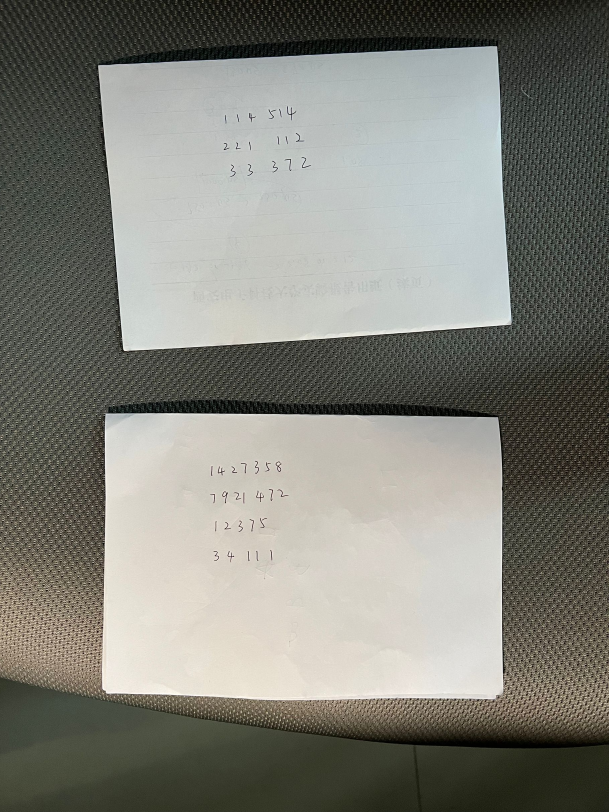
#> input picture example/test2.png, 1827 x 2436 px (shown at 1/3 size)
$ python paperdetect.py
#> lines starting #> are read from the running program, lines starting #| are printed output that depends on the picture; after the words box and inside, x2 and y2 are one past the last pixel; in counts of white or black regions, pixels touching at a corner belong together
### line_detect.py
import cv2
import numpy as np


def detect_text_lines(img, min_area=500, max_distance=50):
    #####有两个阈值min_area，max_distance，字面意思
    # 初始化矩形列表
    rects = []
    # 将图像转换为灰度图像
    gray = cv2.cvtColor(img, cv2.COLOR_BGR2GRAY)
    # 应用二值化阈值
    _, binary = cv2.threshold(gray, 0, 255, cv2.THRESH_OTSU | cv2.THRESH_BINARY)
    # 创建矩形结构元素
    rec = cv2.getStructuringElement(cv2.MORPH_RECT, (50, 3))
    # 腐蚀二值图像
    dilate0 = cv2.erode(binary, rec)
    # 反转腐蚀后的图像
    erode2 = cv2.bitwise_not(dilate0)
    # 查找轮廓
    counts, _ = cv2.findContours(erode2, cv2.RETR_LIST, cv2.CHAIN_APPROX_SIMPLE)
    # 遍历每个轮廓
    for i in range(len(counts)):
        # 如果轮廓面积小于最小面积，则忽略该轮廓
        if cv2.contourArea(counts[i]) < min_area:
            continue
        # 计算轮廓的边界矩形
        rect1 = cv2.boundingRect(counts[i])
        # 将边界矩形添加到矩形列表中
        rects.append(rect1)

    # 删除包含在较大文本框中的较小文本框
    final_rects = []
    for rect1 in rects:
        x1, y1, w1, h1 = rect1
        is_contained = False
        for rect2 in rects:
            x2, y2, w2, h2 = rect2
            if x1 > x2 and y1 > y2 and x1 + w1 < x2 + w2 and y1 + h1 < y2 + h2:
                is_contained = True
                break
        if not is_contained:
            final_rects.append(rect1)

    # 合并附近的文本框
    merged_rects = []
    for rect1 in final_rects:
        x1, y1, w1, h1 = rect1
        is_merged = False
        for i in range(len(merged_rects)):
            rect2 = merged_rects[i]
            x2, y2, w2, h2 = rect2
            if abs(y1 - y2) <= max_distance:
                merged_rects[i] = (
                    min(x1, x2), min(y1, y2), max(x1 + w1, x2 + w2) - min(x1, x2), max(y1 + h1, y2 + h2) - min(y1, y2))
                is_merged = True
                break
        if not is_merged:
            merged_rects.append(rect1)

    return merged_rects


def line_detect(img):
    # Detect text lines
    rects = detect_text_lines(img)

    # Draw rectangles around detected text lines
    for rect in rects:
        x, y, w, h = rect
        cv2.rectangle(img, (x, y), (x + w, y + h), (0, 255, 0), 2)

    return img


# img = cv2.imread("./example/1.png")
# img = line_detect(img)
# cv2.imwrite('./temp/1er.jpg', img)

### paperdetect.py
import numpy as np
import cv2
from line_detect import line_detect
from pathlib import Path
def remove_duplicate_contours(contours, threshold):
    # 计算每个轮廓的中心点
    centers = []
    for c in contours:
        M = cv2.moments(c)
        if M["m00"] != 0:
            cX = int(M["m10"] / M["m00"])
            cY = int(M["m01"] / M["m00"])
            centers.append((cX, cY))
        else:
            centers.append((0, 0))

    # 检查并删除重复的轮廓
    new_contours = []
    for i in range(len(contours)):
        duplicate = False
        for j in range(i + 1, len(contours)):
            dist = np.linalg.norm(np.array(centers[i]) - np.array(centers[j]))
            if dist < threshold:
                duplicate = True
                break
        if not duplicate:
            new_contours.append(contours[i])

    return new_contours


def resize(image, width=None, height=None, inter=cv2.INTER_AREA):
    dim = None
    (h, w) = image.shape[:2]
    if width is None and height is None:
        return image
    if width is None:
        r = height / float(h)
        dim = (int(w * r), height)
    else:
        r = width / float(w)
        dim = (width, int(h * r))
    resized = cv2.resize(image, dim, interpolation=inter)
    return resized


def order_points(pts):
    # 一共4个坐标点
    rect = np.zeros((4, 2), dtype="float32")

    # 按顺序找到对应坐标0123分别是 左上，右上，右下，左下
    # 计算左上，右下
    s = pts.sum(axis=1)
    rect[0] = pts[np.argmin(s)]
    rect[2] = pts[np.argmax(s)]

    # 计算右上和左下
    diff = np.diff(pts, axis=1)
    rect[1] = pts[np.argmin(diff)]
    rect[3] = pts[np.argmax(diff)]

    return rect


def four_point_transform(image, pts):
    # 获取输入坐标点
    rect = order_points(pts)
    (tl, tr, br, bl) = rect

    # 计算输入的w和h值
    widthA = np.sqrt(((br[0] - bl[0]) ** 2) + ((br[1] - bl[1]) ** 2))
    widthB = np.sqrt(((tr[0] - tl[0]) ** 2) + ((tr[1] - tl[1]) ** 2))
    maxWidth = max(int(widthA), int(widthB))

    heightA = np.sqrt(((tr[0] - br[0]) ** 2) + ((tr[1] - br[1]) ** 2))
    heightB = np.sqrt(((tl[0] - bl[0]) ** 2) + ((tl[1] - bl[1]) ** 2))
    maxHeight = max(int(heightA), int(heightB))

    # 变换后对应坐标位置
    dst = np.array([
        [0, 0],
        [maxWidth - 1, 0],
        [maxWidth - 1, maxHeight - 1],
        [0, maxHeight - 1]], dtype="float32")

    # 计算变换矩阵
    M = cv2.getPerspectiveTransform(rect, dst)
    warped = cv2.warpPerspective(image, M, (maxWidth, maxHeight))

    # 返回变换后结果
    return warped


def paper_detect(image):
    ratio = image.shape[0] / 500.0
    orig = image.copy()

    image = resize(orig, height=500)

    # 转灰度图
    gray = cv2.cvtColor(image, cv2.COLOR_BGR2GRAY)
    # 高斯滤波，去除噪音点
    gray = cv2.GaussianBlur(gray, (5, 5), 0)
    # 边缘检测
    edged = cv2.Canny(gray, 75, 200)

    # print('get edged')
    cv2.imwrite("./temp/edge.png", edged)

    cnts = cv2.findContours(edged.copy(), cv2.RETR_TREE, cv2.CHAIN_APPROX_SIMPLE)[0]
    cnts = sorted(cnts, key=cv2.contourArea, reverse=True)[:10]
    cnts = remove_duplicate_contours(cnts, threshold=5)
    screencnt = []
    for c in cnts:
        peri = cv2.arcLength(c, True)
        approx = cv2.approxPolyDP(c, 0.1 * peri, True)

        if len(approx) == 4:
            screencnt.append(approx)
    # 框起来调试
    i = 0

    for s in screencnt:
        contourpng = cv2.drawContours(image,[s],-1,(0,255,0),2)
        cv2.imwrite(f"./temp/contour{i}.png",contourpng)
        i += 1
    i = 0

    ##############
    warpeds = []
    for screen in screencnt:
        # cv2.imwrite("./temp/why.png",orig)
        warped = four_point_transform(orig, screen.reshape(4, 2) * ratio)
        warpeds.append(warped)
        # 把ref写入scan.jpg
        cv2.imwrite(f'./temp/scan{i}.jpg', warped)
        i+=1
    return warpeds
root = str(Path.cwd())
cn = 0
image=cv2.imread(root + '/example/test2.png')
#> image is the input picture: shape (2436, 1827, 3); mean B, G, R 121.9, 129.8, 129.8
print(1)
for i in paper_detect(image):
#> in paper_detect, `ratio = image.shape[0] / 500.0`: ratio = 4.87
#> in resize, `(h, w) = image.shape[:2]`: h = 2436; w = 1827
#> in resize, `r = height / float(h)`: r = 0.205
#> in resize, `dim = (int(w * r), height)`: dim = (375, 500)
#> in resize, `resized = cv2.resize(image, dim, interpolation=inter)`:
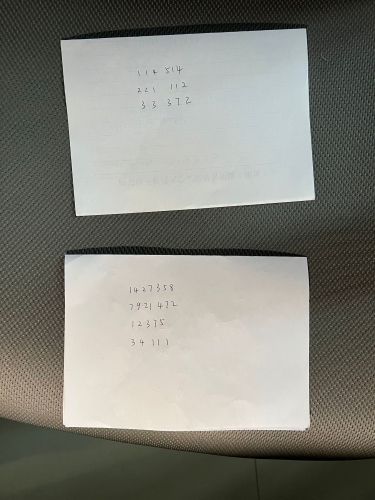
#> resized: shape (500, 375, 3); mean B, G, R 121.9, 129.8, 129.8
#> in paper_detect, `gray = cv2.GaussianBlur(gray, (5, 5), 0)`:
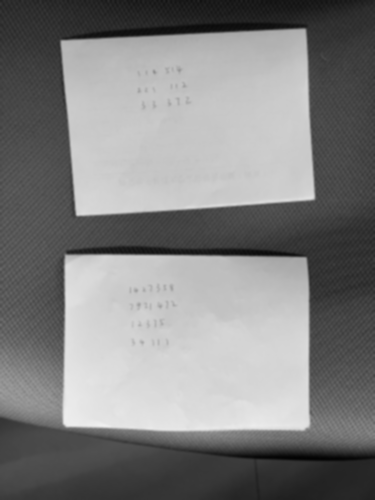
#> gray: shape (500, 375); min 3, max 240, mean 128.9
#> in paper_detect, `edged = cv2.Canny(gray, 75, 200)`:
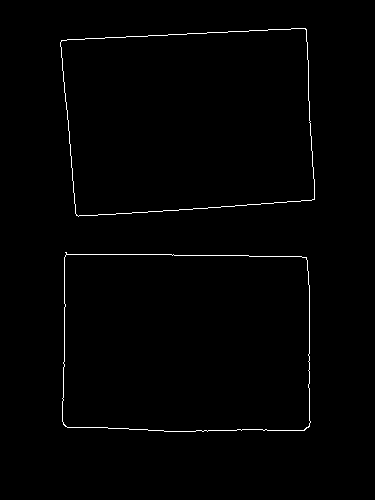
#> edged: shape (500, 375); 0.89% white in thin lines or dots, all inside (x1, y1, x2, y2) = (60, 28, 315, 432)
#> in paper_detect, `cnts = cv2.findContours(edged.copy(), cv2.RETR_TREE, cv2.CHAIN_APPROX_..`: cnts = 4 contours; box (x1, y1, x2, y2) and area: (62, 252, 311, 432) 42746, (62, 254, 311, 432) 42737, (60, 28, 315, 217) 42333, (60, 28, 315, 217) 42330
#> in paper_detect, `cnts = remove_duplicate_contours(cnts, threshold=5)`: cnts = 2 contours; box (x1, y1, x2, y2) and area: (62, 254, 311, 432) 42737, (60, 28, 315, 217) 42330
#> in paper_detect, `i = 0`: i = 0
#> in order_points, `rect = np.zeros((4, 2), dtype="float32")`: rect = [[0, 0], [0, 0], [0, 0], [0, 0]]
#> in order_points, `s = pts.sum(axis=1)`: s = [1559, 2738.1, 3576, 2406.8]
#> in order_points, `diff = np.diff(pts, axis=1)`: diff = [925.7, -233.9, 565.2, 1753.9]
#> in four_point_transform, `rect = order_points(pts)`: rect = [[316.7, 1242.4], [1486, 1252.1], [1505.4, 2070.6], [326.4, 2080.3]]
#> in four_point_transform, `(tl, tr, br, bl) = rect`: tl = [316.7, 1242.4]; tr = [1486, 1252.1]; br = [1505.4, 2070.6]; bl = [326.4, 2080.3]
#> in four_point_transform, `widthA = np.sqrt(((br[0] - bl[0]) ** 2) + ((br[1] - bl[1]) ** 2))`: widthA = 1179.1
#> in four_point_transform, `widthB = np.sqrt(((tr[0] - tl[0]) ** 2) + ((tr[1] - tl[1]) ** 2))`: widthB = 1169.3
#> in four_point_transform, `maxWidth = max(int(widthA), int(widthB))`: maxWidth = 1179
#> in four_point_transform, `heightA = np.sqrt(((tr[0] - br[0]) ** 2) + ((tr[1] - br[1]) ** 2))`: heightA = 818.7
#> in four_point_transform, `heightB = np.sqrt(((tl[0] - bl[0]) ** 2) + ((tl[1] - bl[1]) ** 2))`: heightB = 838
#> in four_point_transform, `dst = np.array([ [0, 0], [maxWidth - 1, 0], [maxWidth - 1, maxHeight -..`: dst = [[0, 0], [1178, 0], [1178, 837], [0, 837]]
#> in four_point_transform, `M = cv2.getPerspectiveTransform(rect, dst)`: M = [[0.991, -0.0115, -299.5], [-0.00846, 1.01, -1257.9], [-2e-05, 1.07e-05, 1]]
    newimg = line_detect(i)
    cv2.imwrite(f"{root}/temp/paper{cn}.png",newimg)
    cn += 1
#> this loop made 2 passes
#> after the loop, cn = 2
